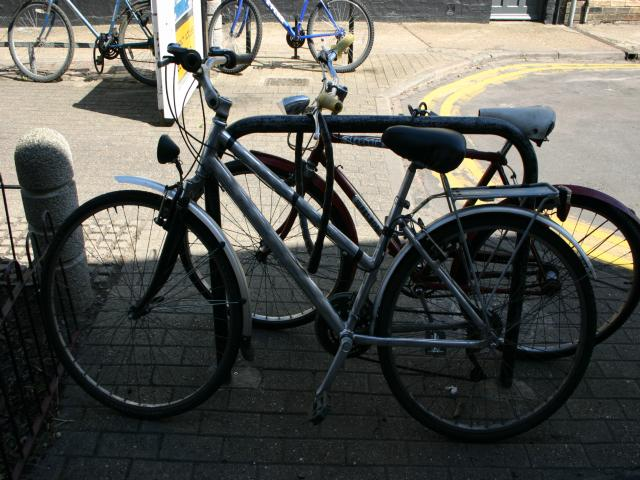
#> input picture dataset/2015_00024.JPG, 640 x 480 px
$ python pilot_test_nlm_clahe.py
#> lines starting #> are read from the running program, lines starting #| are printed output that depends on the picture
### src/processing.py
import cv2
import numpy as np

def apply_clahe(image_rgb, clip_limit, grid_size=(8,8)):
    lab = cv2.cvtColor(image_rgb, cv2.COLOR_RGB2LAB)

    l = lab[:, :, 0]
    a = lab[:, :, 1]
    b = lab[:, :, 2]

    clahe = cv2.createCLAHE(clipLimit=clip_limit, tileGridSize=grid_size)
    cl = clahe.apply(l)

    limg = cv2.merge((cl, a, b))
    final_img = cv2.cvtColor(limg, cv2.COLOR_LAB2RGB)

    return final_img

def apply_nlm(image_rgb, h_strength):
    image_bgr = cv2.cvtColor(image_rgb, cv2.COLOR_RGB2BGR)

    denoised_bgr = cv2.fastNlMeansDenoisingColored(
        image_bgr,
        None,
        h=h_strength,
        hColor=h_strength,
        templateWindowSize=7,
        searchWindowSize=21
    )

    denoised_rgb = cv2.cvtColor(denoised_bgr, cv2.COLOR_BGR2RGB)
    return denoised_rgb

def apply_nlm_clahe(image_rgb, clip_limit, h_strength, grid_size=(8,8)):
    """
    Urutan kebalik dari pipeline utama: NLM (reduksi noise) diterapkan
    lebih dulu pada citra asli, baru CLAHE (peningkatan kontras)
    diterapkan pada hasil denoising tersebut.

    Dipakai sebagai skenario pembanding (NLM-CLAHE) terhadap pipeline
    utama (CLAHE-NLM), sesuai masukan sidang Usulan Penelitian.
    """
    denoised = apply_nlm(image_rgb, h_strength)
    final_img = apply_clahe(denoised, clip_limit, grid_size)
    return final_img

### src/metrics.py
import numpy as np
import cv2
from collections import OrderedDict
from skimage.metrics import structural_similarity as ssim
from skimage.metrics import peak_signal_noise_ratio as psnr
from skimage.metrics import mean_squared_error as mse
from skimage.filters import scharr_h, scharr_v

_PC_CACHE = OrderedDict()
_PC_CACHE_MAXSIZE = 4

def _phase_congruency_cached(img):
    """
    Membungkus _phase_congruency dengan cache kecil (maksimal 4 entri).
    Mencegah komputasi FFT yang mahal dihitung ulang saat citra yang sama
    (mis. citra asli) dibandingkan lebih dari satu kali secara berurutan,
    seperti pada app.py: calculate_metrics(original, clahe_res) lalu
    calculate_metrics(original, nlm_res).
    """
    key = (img.shape, img.tobytes())
    if key in _PC_CACHE:
        _PC_CACHE.move_to_end(key)
        return _PC_CACHE[key]

    pc = _phase_congruency(img)
    _PC_CACHE[key] = pc
    if len(_PC_CACHE) > _PC_CACHE_MAXSIZE:
        _PC_CACHE.popitem(last=False)
    return pc

def _lowpass_filter(size, cutoff, n):
    rows, cols = size
    x = (np.arange(cols) - np.floor(cols / 2)) / cols
    y = (np.arange(rows) - np.floor(rows / 2)) / rows
    xx, yy = np.meshgrid(x, y)
    radius = np.sqrt(xx ** 2 + yy ** 2)
    return np.fft.ifftshift(1.0 / (1.0 + (radius / cutoff) ** (2 * n)))

def _phase_congruency(img):
    nscale = 4
    norient = 4
    min_wavelength = 6.0
    mult = 2.0
    sigma_onf = 0.55
    cutoff = 0.5
    g = 10.0
    epsilon = 1e-4

    rows, cols = img.shape
    imagefft = np.fft.fft2(img)

    x = (np.arange(cols) - np.floor(cols / 2)) / cols
    y = (np.arange(rows) - np.floor(rows / 2)) / rows
    xx, yy = np.meshgrid(x, y)
    radius = np.sqrt(xx ** 2 + yy ** 2)
    theta = np.arctan2(-yy, xx)
    radius = np.fft.ifftshift(radius)
    theta = np.fft.ifftshift(theta)
    radius[0, 0] = 1.0

    sintheta = np.sin(theta)
    costheta = np.cos(theta)
    lp = _lowpass_filter((rows, cols), cutoff, 15)

    log_gabor = []
    for s in range(nscale):
        wavelength = min_wavelength * (mult ** s)
        fo = 1.0 / wavelength
        lg = np.exp(-(np.log(radius / fo)) ** 2 / (2 * np.log(sigma_onf) ** 2))
        lg *= lp
        lg[0, 0] = 0.0
        log_gabor.append(lg)

    energy_total = np.zeros((rows, cols))

    for o in range(norient):
        angle_o = o * np.pi / norient
        ds = sintheta * np.cos(angle_o) - costheta * np.sin(angle_o)
        dc = costheta * np.cos(angle_o) + sintheta * np.sin(angle_o)
        dtheta = np.abs(np.arctan2(ds, dc))
        dtheta = np.minimum(dtheta * norient / 2.0, np.pi)
        spread = (np.cos(dtheta) + 1.0) / 2.0

        sum_e_o = np.zeros((rows, cols))
        sum_o_o = np.zeros((rows, cols))
        sum_an_o = np.zeros((rows, cols))
        an_array = []

        for s in range(nscale):
            filt = log_gabor[s] * spread
            eo = np.fft.ifft2(imagefft * filt)
            even, odd = np.real(eo), np.imag(eo)
            an = np.sqrt(even ** 2 + odd ** 2)
            an_array.append(an)
            sum_e_o += even
            sum_o_o += odd
            sum_an_o += an

        median_e2n = float(np.median(an_array[0] ** 2))
        mean_e2n = median_e2n / np.log(2.0)
        noise_power = mean_e2n / max(rows * cols, 1)

        sum_an2 = sum(float(np.sum(a ** 2)) for a in an_array)
        sum_ai_aj = 0.0
        for i in range(nscale):
            for j in range(i + 1, nscale):
                sum_ai_aj += float(np.sum(an_array[i] * an_array[j]))
        est_noise_energy2 = sum_an2 * noise_power + 2 * noise_power * sum_ai_aj
        tau = np.sqrt(max(est_noise_energy2, 0.0) / max(rows * cols, 1))
        t = max(tau * np.sqrt(np.pi / 2.0), epsilon)

        energy = np.sqrt(sum_e_o ** 2 + sum_o_o ** 2)
        width = (sum_an_o / (an_array[0] + epsilon)) / nscale
        weight = 1.0 / (1.0 + np.exp((cutoff - width) * g))

        pc_o = weight * np.maximum(energy - t, 0.0) / (sum_an_o + epsilon)
        energy_total += pc_o

    pc = energy_total / norient
    return np.clip(pc, 0.0, 1.0)

def _fsim(gray_a, gray_b):
    T1 = 0.85
    T2 = 160.0

    pc1 = _phase_congruency_cached(gray_a)
    pc2 = _phase_congruency_cached(gray_b)

    gx1 = scharr_v(gray_a)
    gy1 = scharr_h(gray_a)
    gm1 = np.sqrt(gx1 ** 2 + gy1 ** 2)

    gx2 = scharr_v(gray_b)
    gy2 = scharr_h(gray_b)
    gm2 = np.sqrt(gx2 ** 2 + gy2 ** 2)

    s_pc = (2 * pc1 * pc2 + T1) / (pc1**2 + pc2**2 + T1)
    s_g = (2 * gm1 * gm2 + T2) / (gm1**2 + gm2**2 + T2)

    pc_m = np.maximum(pc1, pc2)

    fsim_val = np.sum(s_pc * s_g * pc_m) / (np.sum(pc_m) + 1e-8)

    if np.isnan(fsim_val) or np.isinf(fsim_val):
        return 0.0

    return float(fsim_val)

def calculate_metrics(image_a, image_b):
    if len(image_a.shape) == 3:
        img_a_gray = cv2.cvtColor(image_a, cv2.COLOR_RGB2GRAY)
        img_b_gray = cv2.cvtColor(image_b, cv2.COLOR_RGB2GRAY)
    else:
        img_a_gray = image_a
        img_b_gray = image_b

    try:
        score_mse = mse(image_a, image_b)
        score_rmse = np.sqrt(score_mse)
        score_psnr = psnr(image_a, image_b, data_range=255)
    except Exception:
        score_mse = 0.0
        score_rmse = 0.0
        score_psnr = 0.0

    min_dim = min(img_a_gray.shape[:2])
    win_size = 7
    if min_dim < 7:
        win_size = min_dim if min_dim % 2 != 0 else min_dim - 1
        if win_size < 3:
            win_size = 3

    try:
        score_ssim = ssim(img_a_gray, img_b_gray, data_range=255.0, win_size=win_size)
        if np.isnan(score_ssim) or np.isinf(score_ssim):
            score_ssim = 0.0
    except ValueError:
        score_ssim = 0.0

    try:
        score_fsim = _fsim(img_a_gray.astype(np.float64), img_b_gray.astype(np.float64))
    except Exception:
        score_fsim = 0.0

    return {
        "MSE": round(score_mse, 4),
        "RMSE": round(score_rmse, 4),
        "PSNR": round(score_psnr, 4),
        "SSIM": round(score_ssim, 4),
        "FSIM": round(score_fsim, 4)
    }

### pilot_test_nlm_clahe.py
"""
Pilot test: bandingkan 3 skenario pemrosesan pada 1 citra uji.
  1. CLAHE saja
  2. CLAHE -> NLM   (pipeline utama skripsi, urutan sekarang)
  3. NLM -> CLAHE   (skenario baru, urutan dibalik, usulan Pak Henhen)

Semua dibandingkan terhadap citra ASLI (original) pakai 5 metrik:
MSE, RMSE, PSNR, SSIM, FSIM.

Cara pakai:
1. Taruh skrip ini di folder root project (sejajar sama app.py)
2. Ganti NAMA_FILE_CITRA di bawah sesuai nama file citra uji
   (ambil salah satu dari 40 sampel di sampel_terpilih.csv)
3. Jalankan: python pilot_test_nlm_clahe.py
"""

import sys
import os
import cv2
import pandas as pd

sys.path.append(os.path.abspath(os.path.dirname(__file__)))

from src.processing import apply_clahe, apply_nlm, apply_nlm_clahe
from src.metrics import calculate_metrics

# ======== KONFIGURASI (samakan dengan parameter di app.py) ========
NAMA_FILE_CITRA = "dataset/2015_00024.JPG"   # GANTI sesuai nama file citra uji kamu
CLIP_LIMIT = 2.0
GRID_SIZE = (8, 8)
NLM_H = 10
# =====================================================================

def muat_citra(path):
#> called with path = 'dataset/2015_00024.JPG'
    img_bgr = cv2.imread(path, cv2.IMREAD_COLOR)
#> img_bgr is the input picture: shape (480, 640, 3); mean B, G, R 82, 87.2, 86.9
    if img_bgr is None:
        raise FileNotFoundError(f"Citra tidak ditemukan atau gagal dibaca: {path}")
    return cv2.cvtColor(img_bgr, cv2.COLOR_BGR2RGB)

if __name__ == "__main__":
    original = muat_citra(NAMA_FILE_CITRA)

    # Skenario 1: CLAHE saja
    clahe_res = apply_clahe(original, CLIP_LIMIT, GRID_SIZE)

    # Skenario 2: CLAHE -> NLM (pipeline utama, urutan sekarang)
    clahe_nlm_res = apply_nlm(clahe_res, NLM_H)

    # Skenario 3: NLM -> CLAHE (urutan dibalik)
    nlm_clahe_res = apply_nlm_clahe(original, CLIP_LIMIT, NLM_H, GRID_SIZE)
#> call 2 of apply_clahe, with clip_limit = 2, grid_size = (8, 8)
#> in apply_clahe (call 2), `final_img = cv2.cvtColor(limg, cv2.COLOR_LAB2RGB)`:
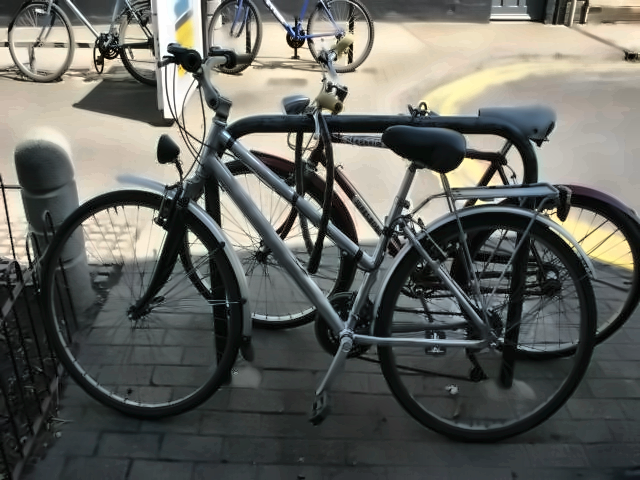
#> final_img: shape (480, 640, 3); mean R, G, B 100, 101, 95.4

    metrik_clahe = calculate_metrics(original, clahe_res)
#> in calculate_metrics, `score_mse = mse(image_a, image_b)`: score_mse = 749.3
#> in calculate_metrics, `score_rmse = np.sqrt(score_mse)`: score_rmse = 27.37
#> in calculate_metrics, `score_psnr = psnr(image_a, image_b, data_range=255)`: score_psnr = 19.38
#> in calculate_metrics, `score_ssim = ssim(img_a_gray, img_b_gray, data_range=255.0, win_size=w..`: score_ssim = 0.775
#> after the loop in _phase_congruency, `for s in range(nscale):`:
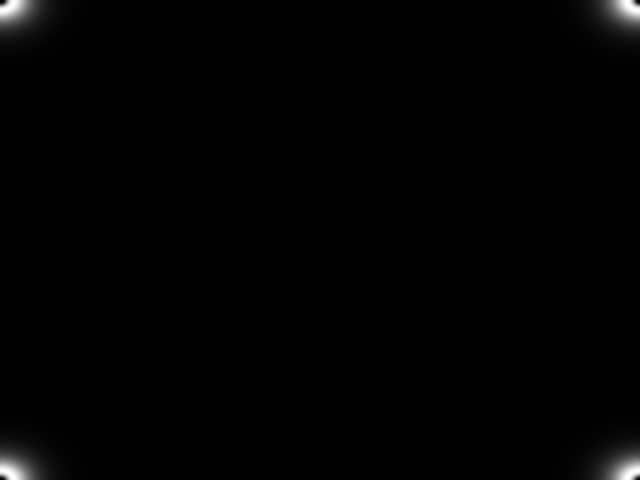
#> lg: shape (480, 640) float64; min 0, max 1, mean 0.00835
#> after the loop in _phase_congruency, `for o in range(norient):`:
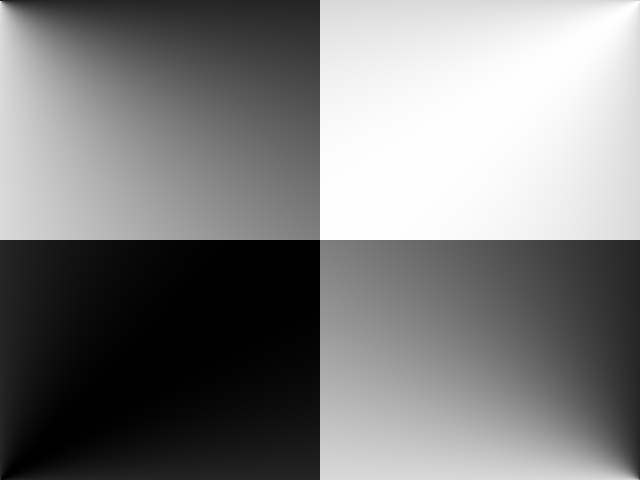
#> ds: shape (480, 640) float64; min -1, max 1, mean -0.000327; drawn with min black and max white
#> after the loop in _phase_congruency, `for o in range(norient):`:
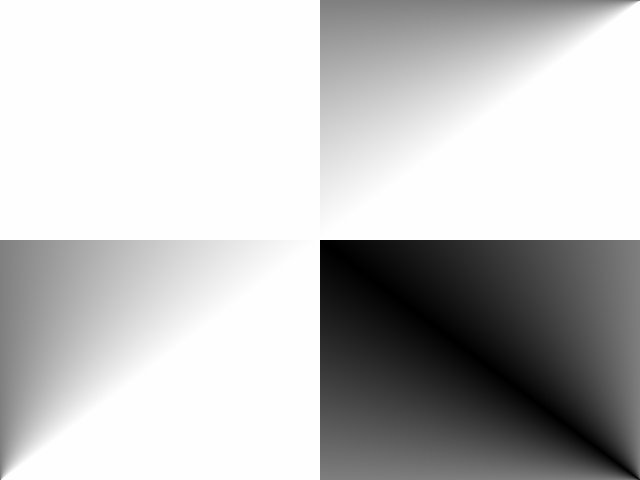
#> dtheta: shape (480, 640) float64; min 0, max 3.14, mean 2.35; drawn with min black and max white
#> after the loop in _phase_congruency, `for o in range(norient):`:
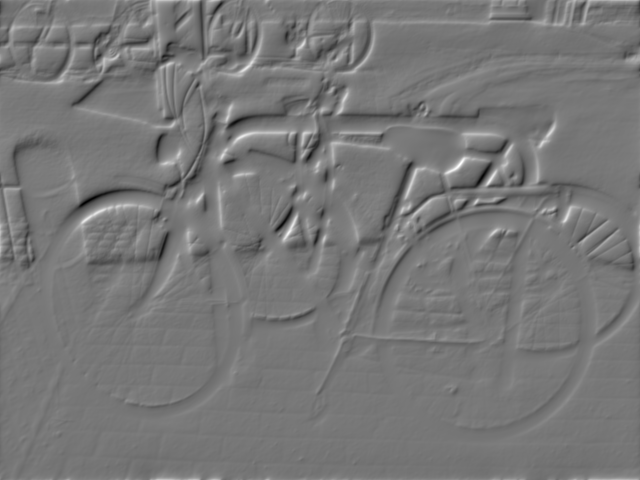
#> sum_o_o: shape (480, 640) float64; min -179.6, max 202.9, mean 0; drawn with min black and max white
#> after the loop in _phase_congruency (call 2), `for o in range(norient):`:
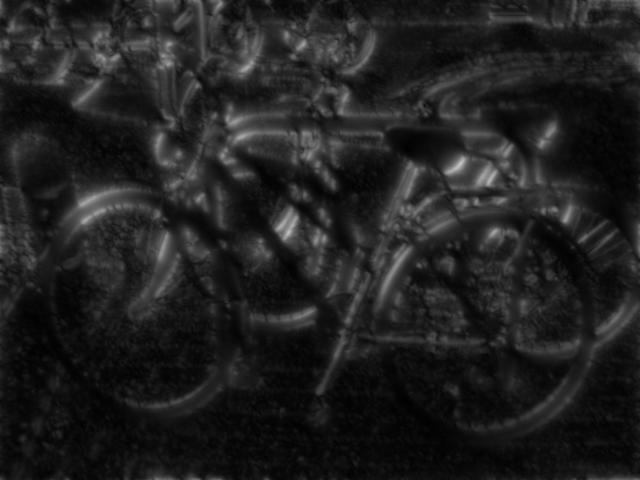
#> sum_an_o: shape (480, 640) float64; min 1.07, max 195.8, mean 32.7
#> in _fsim, `pc_m = np.maximum(pc1, pc2)`:
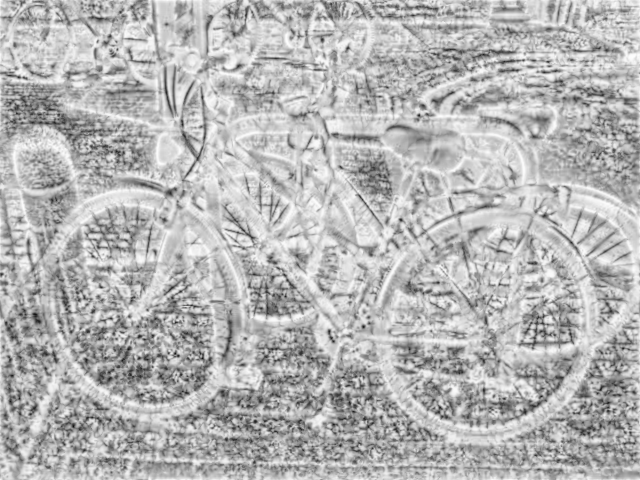
#> pc_m: shape (480, 640) float64; min 0.0705, max 0.994, mean 0.714
#> in _fsim, `fsim_val = np.sum(s_pc * s_g * pc_m) / (np.sum(pc_m) + 1e-8)`: fsim_val = 0.889
#> metrik_clahe = {'MSE': 749.3, 'RMSE': 27.37, 'PSNR': 19.38, 'SSIM': 0.775, 'FSIM': 0.889}
    metrik_clahe_nlm = calculate_metrics(original, clahe_nlm_res)
#> metrik_clahe_nlm = {'MSE': 717, 'RMSE': 26.78, 'PSNR': 19.58, 'SSIM': 0.793, 'FSIM': 0.913}
    metrik_nlm_clahe = calculate_metrics(original, nlm_clahe_res)
#> metrik_nlm_clahe = {'MSE': 530.5, 'RMSE': 23.03, 'PSNR': 20.88, 'SSIM': 0.78, 'FSIM': 0.901}

    hasil = pd.DataFrame({
        "CLAHE": metrik_clahe,
        "CLAHE-NLM": metrik_clahe_nlm,
        "NLM-CLAHE": metrik_nlm_clahe,
    })
#> hasil = table of 5 rows and 3 columns

    print(f"\nCitra uji: {NAMA_FILE_CITRA}")
    print(hasil)
#|          CLAHE  CLAHE-NLM  NLM-CLAHE
#| MSE   749.3328   717.0345   530.5463
#| RMSE   27.3739    26.7775    23.0336
#| PSNR   19.3841    19.5754    20.8836
#| SSIM    0.7755     0.7931     0.7798
#| FSIM    0.8888     0.9127     0.9007

    # Selisih CLAHE-NLM vs NLM-CLAHE, biar langsung kelihatan beda signifikan atau tidak
    selisih = (hasil["NLM-CLAHE"] - hasil["CLAHE-NLM"]).round(4)
    print("\nSelisih (NLM-CLAHE - CLAHE-NLM):")
    print(selisih)
#| MSE    -186.4882
#| RMSE     -3.7439
#| PSNR      1.3082
#| SSIM     -0.0133
#| FSIM     -0.0120
#| dtype: float64

    hasil.to_csv("pilot_test_hasil.csv")
    print("\nTersimpan di: pilot_test_hasil.csv")

$ run again, with dataset/2015_00004.jpg copied over dataset/2015_00024.JPG
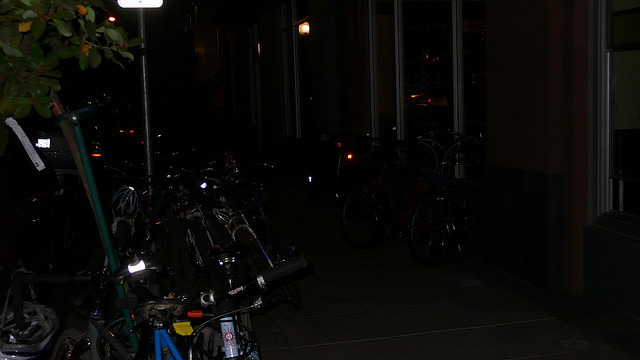
#> input picture dataset/2015_00004.jpg, 640 x 360 px
#> in muat_citra, img_bgr is the input picture: shape (360, 640, 3); mean B, G, R 8.1, 10.6, 10.9
#> lab: shape (360, 640, 3); mean of channels 0, 1, 2 9.1, 127.7, 129.3
#> limg: shape (360, 640, 3); mean of channels 0, 1, 2 21.2, 127.7, 129.3
#> lab: shape (360, 640, 3); mean of channels 0, 1, 2 8.6, 127.7, 129.4
#> limg: shape (360, 640, 3); mean of channels 0, 1, 2 19.6, 127.7, 129.4
#> score_mse = 250
#> score_rmse = 15.81
#> score_psnr = 24.15
#> score_ssim = 0.577
#> after the loop in _phase_congruency (call 2), `for o in range(norient):`:
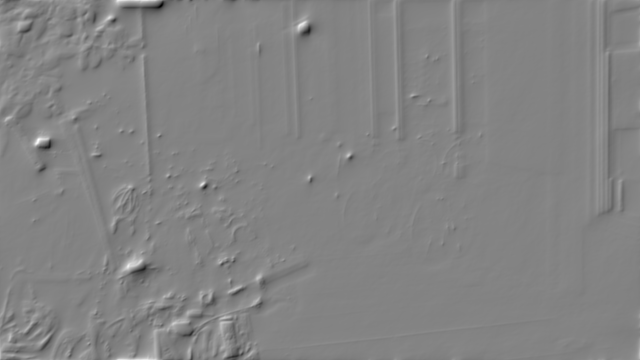
#> sum_o_o: shape (360, 640) float64; min -167, max 157, mean 0; drawn with min black and max white
#> in _fsim, `pc_m = np.maximum(pc1, pc2)`:
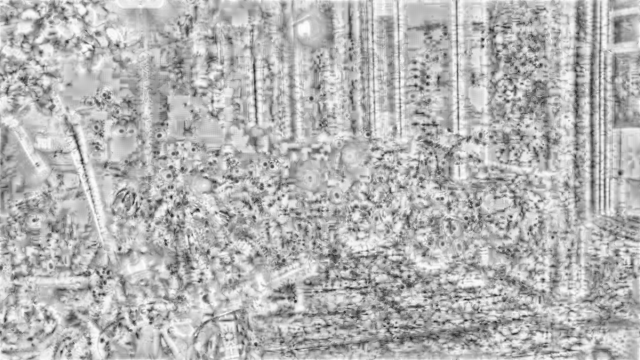
#> pc_m: shape (360, 640) float64; min 0.105, max 0.998, mean 0.709
#> fsim_val = 0.947
#> metrik_clahe = {'MSE': 250, 'RMSE': 15.81, 'PSNR': 24.15, 'SSIM': 0.577, 'FSIM': 0.947}
#> metrik_clahe_nlm = {'MSE': 238.1, 'RMSE': 15.43, 'PSNR': 24.36, 'SSIM': 0.609, 'FSIM': 0.959}
#> metrik_nlm_clahe = {'MSE': 205.3, 'RMSE': 14.33, 'PSNR': 25.01, 'SSIM': 0.639, 'FSIM': 0.956}
#> hasil = table of 5 rows and 3 columns
#|          CLAHE  CLAHE-NLM  NLM-CLAHE
#| MSE   250.0478   238.1465   205.2968
#| RMSE   15.8129    15.4320    14.3282
#| PSNR   24.1506    24.3624    25.0070
#| SSIM    0.5766     0.6093     0.6393
#| FSIM    0.9466     0.9592     0.9555
#| MSE    -32.8497
#| RMSE    -1.1038
#| PSNR     0.6446
#| SSIM     0.0300
#| FSIM    -0.0037
#| dtype: float64

$ run again, with dataset/2015_00099.jpg copied over dataset/2015_00024.JPG
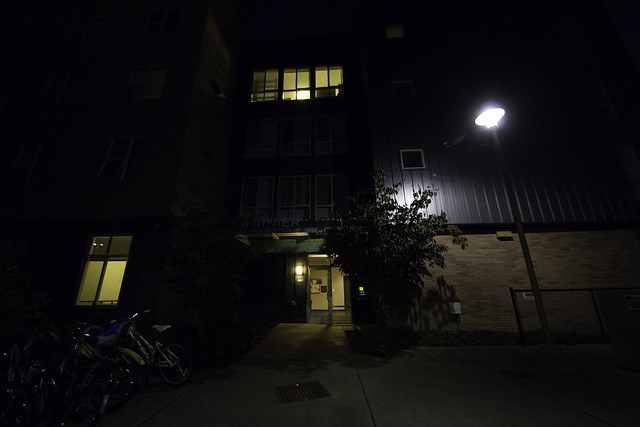
#> input picture dataset/2015_00099.jpg, 640 x 427 px
#> in muat_citra, img_bgr is the input picture: shape (427, 640, 3); mean B, G, R 15, 14.3, 15.8
#> lab: shape (427, 640, 3); mean of channels 0, 1, 2 13.2, 128.8, 128.2
#> limg: shape (427, 640, 3); mean of channels 0, 1, 2 26.9, 128.8, 128.2
#> lab: shape (427, 640, 3); mean of channels 0, 1, 2 12.7, 128.7, 128.1
#> limg: shape (427, 640, 3); mean of channels 0, 1, 2 24.9, 128.7, 128.1
#> score_mse = 316.3
#> score_rmse = 17.78
#> score_psnr = 23.13
#> score_ssim = 0.679
#> after the loop in _phase_congruency, `for o in range(norient):`:
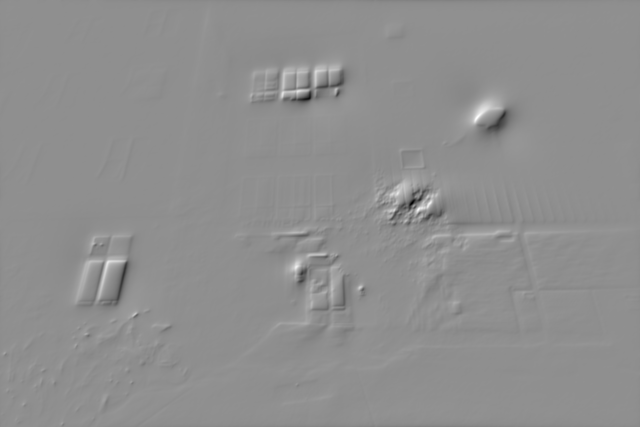
#> sum_o_o: shape (427, 640) float64; min -176.2, max 137.2, mean 0; drawn with min black and max white
#> in _fsim, `pc_m = np.maximum(pc1, pc2)`:
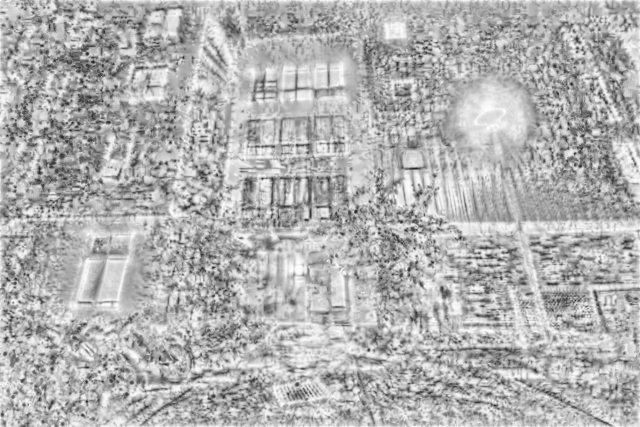
#> pc_m: shape (427, 640) float64; min 0.129, max 0.997, mean 0.698
#> fsim_val = 0.954
#> metrik_clahe = {'MSE': 316.3, 'RMSE': 17.78, 'PSNR': 23.13, 'SSIM': 0.679, 'FSIM': 0.954}
#> metrik_clahe_nlm = {'MSE': 300.4, 'RMSE': 17.33, 'PSNR': 23.35, 'SSIM': 0.711, 'FSIM': 0.966}
#> metrik_nlm_clahe = {'MSE': 262.1, 'RMSE': 16.19, 'PSNR': 23.95, 'SSIM': 0.746, 'FSIM': 0.96}
#> hasil = table of 5 rows and 3 columns
#|          CLAHE  CLAHE-NLM  NLM-CLAHE
#| MSE   316.2833   300.4424   262.0974
#| RMSE   17.7844    17.3333    16.1894
#| PSNR   23.1300    23.3532    23.9462
#| SSIM    0.6789     0.7111     0.7457
#| FSIM    0.9542     0.9663     0.9604
#| MSE    -38.3450
#| RMSE    -1.1439
#| PSNR     0.5930
#| SSIM     0.0346
#| FSIM    -0.0059
#| dtype: float64
